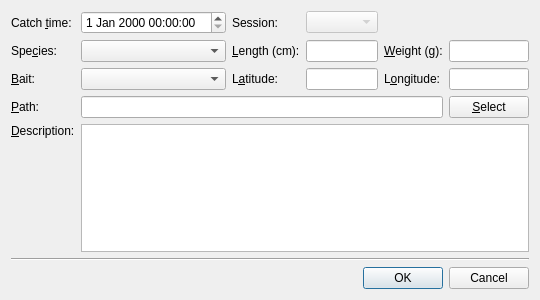
<?xml version="1.0" encoding="UTF-8"?>
<ui version="4.0">
 <class>EditCatchDialog</class>
 <widget class="QDialog" name="EditCatchDialog">
  <property name="geometry">
   <rect>
    <x>0</x>
    <y>0</y>
    <width>522</width>
    <height>300</height>
   </rect>
  </property>
  <property name="windowTitle">
   <string>Edit Catch</string>
  </property>
  <layout class="QVBoxLayout" name="verticalLayout">
   <item>
    <layout class="QGridLayout" name="gridLayout">
     <item row="3" column="2">
      <widget class="QLabel" name="labelLatitude">
       <property name="text">
        <string>L&amp;atitude:</string>
       </property>
       <property name="buddy">
        <cstring>editLatitude</cstring>
       </property>
      </widget>
     </item>
     <item row="3" column="5">
      <widget class="QLineEdit" name="editLongitude"/>
     </item>
     <item row="5" column="0">
      <widget class="QLabel" name="labelDescription">
       <property name="text">
        <string>&amp;Description:</string>
       </property>
       <property name="alignment">
        <set>Qt::AlignLeading|Qt::AlignLeft|Qt::AlignTop</set>
       </property>
       <property name="buddy">
        <cstring>editDescription</cstring>
       </property>
      </widget>
     </item>
     <item row="1" column="5">
      <widget class="QLineEdit" name="editWeight"/>
     </item>
     <item row="4" column="0">
      <widget class="QLabel" name="labelPath">
       <property name="text">
        <string>&amp;Path:</string>
       </property>
       <property name="buddy">
        <cstring>editPath</cstring>
       </property>
      </widget>
     </item>
     <item row="1" column="2">
      <widget class="QLabel" name="labelLength">
       <property name="text">
        <string>&amp;Length (cm):</string>
       </property>
       <property name="buddy">
        <cstring>editLength</cstring>
       </property>
      </widget>
     </item>
     <item row="3" column="4">
      <widget class="QLabel" name="labelLongitude">
       <property name="text">
        <string>L&amp;ongitude:</string>
       </property>
       <property name="buddy">
        <cstring>editLongitude</cstring>
       </property>
      </widget>
     </item>
     <item row="3" column="1">
      <widget class="QComboBox" name="comboBait"/>
     </item>
     <item row="3" column="3">
      <widget class="QLineEdit" name="editLatitude"/>
     </item>
     <item row="4" column="1" colspan="4">
      <widget class="QLineEdit" name="editPath"/>
     </item>
     <item row="1" column="4">
      <widget class="QLabel" name="labelWeight">
       <property name="text">
        <string>&amp;Weight (g):</string>
       </property>
       <property name="buddy">
        <cstring>editWeight</cstring>
       </property>
      </widget>
     </item>
     <item row="0" column="0">
      <widget class="QLabel" name="labelCatchTime">
       <property name="text">
        <string>Catch &amp;time:</string>
       </property>
       <property name="buddy">
        <cstring>editCatchTime</cstring>
       </property>
      </widget>
     </item>
     <item row="0" column="1">
      <widget class="QDateTimeEdit" name="editCatchTime"/>
     </item>
     <item row="3" column="0">
      <widget class="QLabel" name="labelBait">
       <property name="text">
        <string>&amp;Bait:</string>
       </property>
       <property name="buddy">
        <cstring>comboBait</cstring>
       </property>
      </widget>
     </item>
     <item row="4" column="5">
      <widget class="QPushButton" name="buttonSelect">
       <property name="text">
        <string>&amp;Select</string>
       </property>
      </widget>
     </item>
     <item row="1" column="3">
      <widget class="QLineEdit" name="editLength"/>
     </item>
     <item row="1" column="0">
      <widget class="QLabel" name="labelSpecies">
       <property name="text">
        <string>Spe&amp;cies:</string>
       </property>
       <property name="buddy">
        <cstring>comboSpecies</cstring>
       </property>
      </widget>
     </item>
     <item row="1" column="1">
      <widget class="QComboBox" name="comboSpecies"/>
     </item>
     <item row="0" column="2">
      <widget class="QLabel" name="labelSession">
       <property name="text">
        <string>Session:</string>
       </property>
      </widget>
     </item>
     <item row="0" column="3">
      <widget class="QComboBox" name="comboSession">
       <property name="enabled">
        <bool>false</bool>
       </property>
      </widget>
     </item>
     <item row="5" column="1" colspan="5">
      <widget class="QPlainTextEdit" name="editDescription"/>
     </item>
    </layout>
   </item>
   <item>
    <widget class="Line" name="line">
     <property name="orientation">
      <enum>Qt::Horizontal</enum>
     </property>
    </widget>
   </item>
   <item>
    <widget class="QDialogButtonBox" name="dialogButtonBox">
     <property name="orientation">
      <enum>Qt::Horizontal</enum>
     </property>
     <property name="standardButtons">
      <set>QDialogButtonBox::Cancel|QDialogButtonBox::Ok</set>
     </property>
    </widget>
   </item>
  </layout>
 </widget>
 <tabstops>
  <tabstop>editCatchTime</tabstop>
  <tabstop>comboSession</tabstop>
  <tabstop>comboSpecies</tabstop>
  <tabstop>editLength</tabstop>
  <tabstop>editWeight</tabstop>
  <tabstop>comboBait</tabstop>
  <tabstop>editLatitude</tabstop>
  <tabstop>editLongitude</tabstop>
  <tabstop>editPath</tabstop>
  <tabstop>buttonSelect</tabstop>
  <tabstop>editDescription</tabstop>
 </tabstops>
 <resources/>
 <connections>
  <connection>
   <sender>dialogButtonBox</sender>
   <signal>rejected()</signal>
   <receiver>EditCatchDialog</receiver>
   <slot>reject()</slot>
   <hints>
    <hint type="sourcelabel">
     <x>295</x>
     <y>288</y>
    </hint>
    <hint type="destinationlabel">
     <x>286</x>
     <y>274</y>
    </hint>
   </hints>
  </connection>
 </connections>
</ui>
